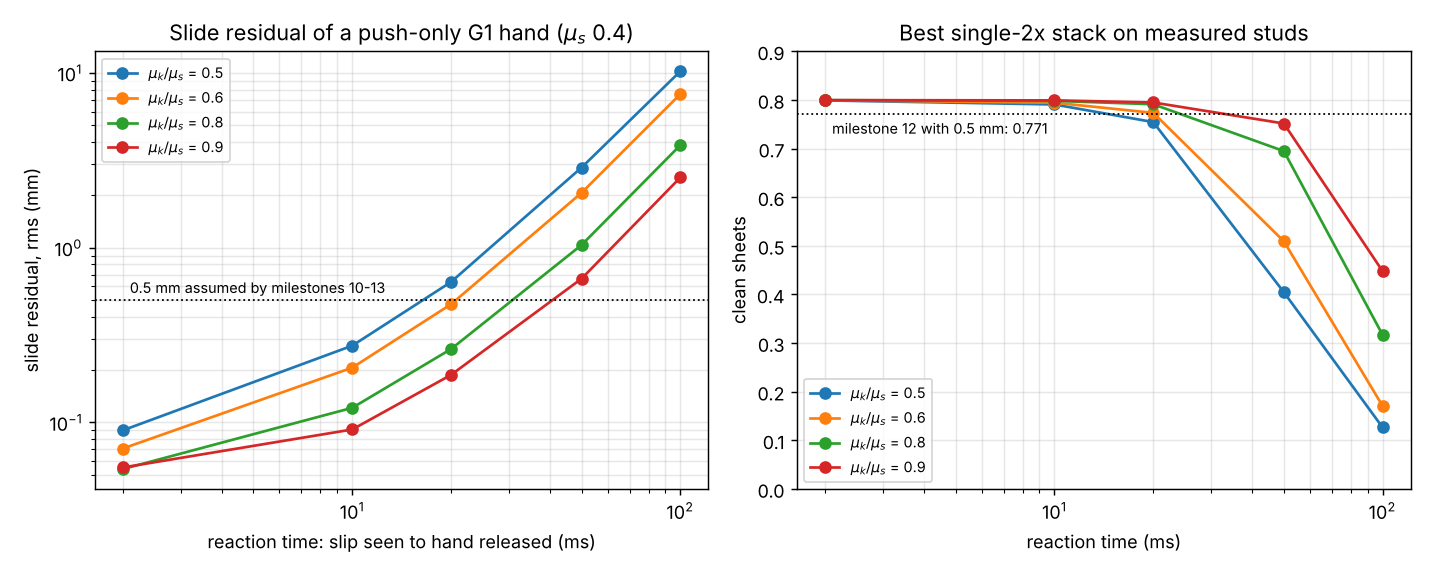

Recreate this plot in Python.
"""Figure for milestone 27: python experiments/m27_slide_mech/figure.py (reads results.json)."""
import json
import os

import matplotlib
matplotlib.use("Agg")
import matplotlib.pyplot as plt  # noqa: E402

HERE = os.path.dirname(os.path.abspath(__file__))
R = json.load(open(os.path.join(HERE, "results.json")))
RATIOS = sorted({r["ratio"] for r in R["E"]["rows"]})

fig, (a, b) = plt.subplots(1, 2, figsize=(11, 4.4))
for i, q in enumerate(RATIOS):
    d = [c for c in R["D"] if c["ratio"] == q and c["mu_s"] == 0.4 and c["cv"] == 0.1]
    a.plot([c["tau"] * 1e3 for c in d], [c["rms"] * 1e3 for c in d], "o-", color=f"C{i}", label=f"$\\mu_k/\\mu_s$ = {q}")
    e = [c for c in R["E"]["rows"] if c["ratio"] == q]
    b.plot([c["tau"] * 1e3 for c in e], [c["clean"] for c in e], "o-", color=f"C{i}", label=f"$\\mu_k/\\mu_s$ = {q}")
a.axhline(0.5, color="k", ls=":", lw=1)
a.text(2.1, 0.55, "0.5 mm assumed by milestones 10-13", fontsize=8)
a.set(xscale="log", yscale="log", xlabel="reaction time: slip seen to hand released (ms)",
      ylabel="slide residual, rms (mm)", title="Slide residual of a push-only G1 hand ($\\mu_s$ 0.4)")
b.axhline(R["E"]["base"], color="k", ls=":", lw=1)
b.text(2.1, R["E"]["base"] - 0.04, f"milestone 12 with 0.5 mm: {R['E']['base']:.3f}", fontsize=8)
b.set(xscale="log", ylim=(0, 0.9), xlabel="reaction time (ms)", ylabel="clean sheets",
      title="Best single-2x stack on measured studs")
for ax in (a, b):
    ax.grid(alpha=0.3, which="both")
    ax.legend(fontsize=8)
fig.tight_layout()
fig.savefig(os.path.join(HERE, "figure.png"), dpi=130)
